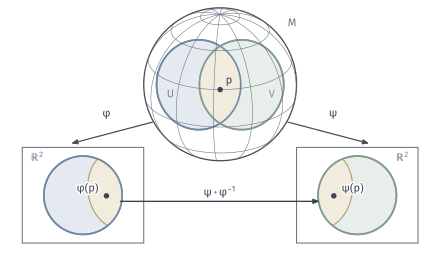

Generate this figure with Python:
"""Two charts on overlapping caps of the unit sphere and the transition between their images.

Each chart is the orthogonal projection of a spherical cap onto the tangent plane at the cap centre,
so the two discs and the lens in the planes are the true images of the regions drawn on the sphere.
"""
from pathlib import Path
import sys
ROOT = next(p for p in Path(__file__).resolve().parents if (p/'build.sh').is_file() and (p/'tex/book.tex').is_file())
sys.path.insert(0, str(ROOT/'figures/04-spaces-measures-and-geometry/04-manifolds/matplotlib/mfd-common'))
from mfd3d import *

W, H = 112, 66
fig, ax = canvas(W, H)
pl = Placed(View(-55, 24), 56, 44.5, 19.5)
sphere_disc(ax, pl, fill='white')
c1 = spherical(np.radians(22), np.radians(-77)); c2 = spherical(np.radians(22), np.radians(-33))
r1 = r2 = np.radians(36)
b1, b2 = cap_boundary(c1, r1), cap_boundary(c2, r2)
def lens(a, b, ca, cb, ra, rb):
    pts = np.r_[a[a@cb >= np.cos(rb)], b[b@ca >= np.cos(ra)]]
    return pts
L = lens(b1, b2, c1, c2, r1, r2)
def order(pts2):
    c = pts2.mean(0); return pts2[np.argsort(np.arctan2(*(pts2-c).T[::-1]))]
ax.add_patch(Polygon(pl(b1), fc=BLUE_FILL, ec=BLUE, lw=1.2, zorder=2))
ax.add_patch(Polygon(pl(b2), fc=GREEN_FILL, ec=GREEN, lw=1.2, zorder=2))
ax.add_patch(Polygon(order(pl(L)), fc=YELLOW_FILL, ec='none', zorder=2.2))
ax.plot(*pl(b1).T, color=BLUE, lw=1.2, zorder=2.4); ax.plot(*pl(b2).T, color=GREEN, lw=1.2, zorder=2.4)
p3 = spherical(np.radians(20), np.radians(-55))
dot(ax, pl(p3), INK); label(ax, pl(p3)+[2.3, 2.1], '$p$')
label(ax, pl(c1)+[-5.8, -2.5], '$U$', color=BLUE); label(ax, pl(c2)+[6.5, -2.5], '$V$', color=GREEN)
label(ax, (56+18.5, 44.5+15.5), '$M$', color=MUTED)
for lat in (-40, -10, 20, 50, 75):
    sphere_curve(ax, pl, parallel(np.radians(lat)), MUTED, lw=.4, hidden=False, zorder=2.6)
for lon in range(0, 180, 30):
    for sign in (0, 180):
        sphere_curve(ax, pl, meridian(np.radians(lon+sign)), MUTED, lw=.4, hidden=False, zorder=2.6)

def chart(center):
    e1 = np.cross([0, 0, 1], center); e1 /= np.linalg.norm(e1)
    e2 = np.cross(center, e1)
    return lambda P: np.stack([np.asarray(P)@e1, np.asarray(P)@e2], -1)
phi, psi = chart(c1), chart(c2)
scale = 17.0
left = np.array([21, 16.2]); right = np.array([91, 16.2])
def panel(c, a, b, cc, cd, col, fill, tag, cname):
    x, y = c
    ax.add_patch(Polygon([(x-15.5, y-12.2), (x+15.5, y-12.2), (x+15.5, y+12.2), (x-15.5, y+12.2)], fc='white', ec=MUTED, lw=.75, zorder=1))
    ax.add_patch(Polygon(c+scale*a, fc=fill, ec=col, lw=1.2, zorder=2))
    q = np.r_[a[b1@cd >= np.cos(r2)] if cname == 'phi' else a[b2@cc >= np.cos(r1)],
              b[b2@cc >= np.cos(r1)] if cname == 'phi' else b[b1@cd >= np.cos(r2)]]
    return q
# Image discs and the image of the same lens in both planes.
phi_b1, phi_b2 = phi(b1), phi(b2); psi_b1, psi_b2 = psi(b1), psi(b2)
for c, disc, col, fill in ((left, phi_b1, BLUE, BLUE_FILL), (right, psi_b2, GREEN, GREEN_FILL)):
    x, y = c
    ax.add_patch(Polygon([(x-15.5, y-12.2), (x+15.5, y-12.2), (x+15.5, y+12.2), (x-15.5, y+12.2)], fc='white', ec=MUTED, lw=.75, zorder=1))
    ax.add_patch(Polygon(c+scale*disc, fc=fill, ec=col, lw=1.2, zorder=2))
lensL = order(left+scale*phi(L)); lensR = order(right+scale*psi(L))
ax.add_patch(Polygon(lensL, fc=YELLOW_FILL, ec=YELLOW, lw=.85, zorder=2.2))
ax.add_patch(Polygon(lensR, fc=YELLOW_FILL, ec=YELLOW, lw=.85, zorder=2.2))
ax.plot(*(left+scale*phi_b1).T, color=BLUE, lw=1.2, zorder=2.4); ax.plot(*(right+scale*psi_b2).T, color=GREEN, lw=1.2, zorder=2.4)
pl_, pr_ = left+scale*phi(p3), right+scale*psi(p3)
dot(ax, pl_, INK); dot(ax, pr_, INK)
label(ax, pl_+[-4.8, 2.0], r'$\varphi(p)$', halo=True); label(ax, pr_+[4.8, 2.0], r'$\psi(p)$', halo=True)
label(ax, left+[-11.6, 9.6], '$\u211d^2$', 7.5, MUTED); label(ax, right+[11.6, 9.6], '$\u211d^2$', 7.5, MUTED)
arrow(ax, pl(c1)+[-10.5, -9.5], left+[-3, 13.2], rad=.0)
arrow(ax, pl(c2)+[10.5, -9.5], right+[3, 13.2], rad=.0)
label(ax, (27, 36.8), r'$\varphi$'); label(ax, (85, 36.8), r'$\psi$')
arrow(ax, pl_+[3.6, -1.4], pr_+[-3.6, -1.4], color=INK, lw=1.0, rad=.0)
label(ax, ((pl_[0]+pr_[0])/2, pl_[1]+.9), r'$\psi\circ\varphi^{-1}$', 8)
save(fig, Path(__file__).resolve().parent, 'figure', {'formula': 'caps of angular radius 36 deg around lat 22, lon -77/-33; charts = orthogonal projection to tangent plane at cap centres'})
